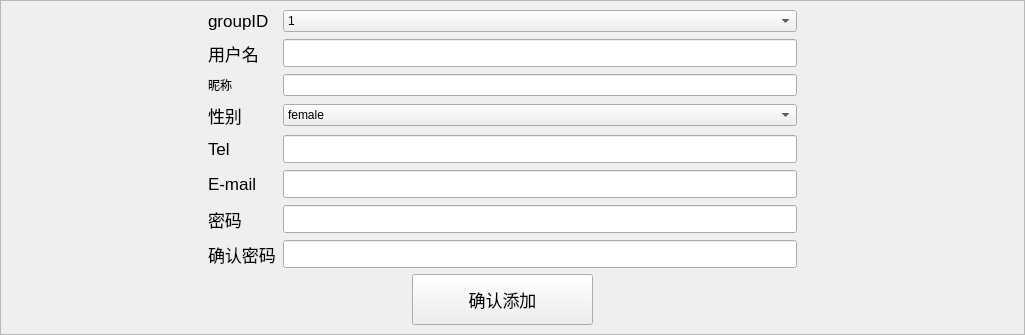
              <widget class="QWidget" name="page_13">
               <layout class="QGridLayout" name="gridLayout_40">
                <property name="leftMargin">
                 <number>0</number>
                </property>
                <property name="topMargin">
                 <number>0</number>
                </property>
                <property name="rightMargin">
                 <number>0</number>
                </property>
                <property name="bottomMargin">
                 <number>0</number>
                </property>
                <item row="0" column="0">
                 <widget class="QFrame" name="frame_7">
                  <property name="frameShape">
                   <enum>QFrame::StyledPanel</enum>
                  </property>
                  <property name="frameShadow">
                   <enum>QFrame::Raised</enum>
                  </property>
                  <layout class="QGridLayout" name="gridLayout_46">
                   <item row="0" column="1" rowspan="3" colspan="3">
                    <layout class="QGridLayout" name="gridLayout_41">
                     <property name="spacing">
                      <number>7</number>
                     </property>
                     <item row="0" column="0">
                      <widget class="QLabel" name="label_29">
                       <property name="font">
                        <font>
                         <pointsize>13</pointsize>
                        </font>
                       </property>
                       <property name="text">
                        <string>groupID</string>
                       </property>
                      </widget>
                     </item>
                     <item row="4" column="0">
                      <widget class="QLabel" name="label_32">
                       <property name="font">
                        <font>
                         <pointsize>13</pointsize>
                        </font>
                       </property>
                       <property name="text">
                        <string>Tel</string>
                       </property>
                      </widget>
                     </item>
                     <item row="1" column="0">
                      <widget class="QLabel" name="label_30">
                       <property name="font">
                        <font>
                         <pointsize>13</pointsize>
                        </font>
                       </property>
                       <property name="text">
                        <string>用户名</string>
                       </property>
                      </widget>
                     </item>
                     <item row="7" column="0">
                      <widget class="QLabel" name="label_35">
                       <property name="font">
                        <font>
                         <pointsize>13</pointsize>
                        </font>
                       </property>
                       <property name="text">
                        <string>确认密码</string>
                       </property>
                      </widget>
                     </item>
                     <item row="3" column="0">
                      <widget class="QLabel" name="label_31">
                       <property name="font">
                        <font>
                         <pointsize>13</pointsize>
                        </font>
                       </property>
                       <property name="text">
                        <string>性别</string>
                       </property>
                      </widget>
                     </item>
                     <item row="4" column="1">
                      <widget class="QLineEdit" name="tel_2">
                       <property name="font">
                        <font>
                         <pointsize>13</pointsize>
                        </font>
                       </property>
                      </widget>
                     </item>
                     <item row="5" column="1">
                      <widget class="QLineEdit" name="email_2">
                       <property name="font">
                        <font>
                         <pointsize>13</pointsize>
                        </font>
                       </property>
                      </widget>
                     </item>
                     <item row="5" column="0">
                      <widget class="QLabel" name="label_33">
                       <property name="font">
                        <font>
                         <pointsize>13</pointsize>
                        </font>
                       </property>
                       <property name="text">
                        <string>E-mail</string>
                       </property>
                      </widget>
                     </item>
                     <item row="6" column="1">
                      <widget class="QLineEdit" name="pwd">
                       <property name="font">
                        <font>
                         <pointsize>13</pointsize>
                        </font>
                       </property>
                       <property name="echoMode">
                        <enum>QLineEdit::Password</enum>
                       </property>
                      </widget>
                     </item>
                     <item row="7" column="1">
                      <widget class="QLineEdit" name="pwd2">
                       <property name="font">
                        <font>
                         <pointsize>13</pointsize>
                        </font>
                       </property>
                       <property name="echoMode">
                        <enum>QLineEdit::Password</enum>
                       </property>
                      </widget>
                     </item>
                     <item row="6" column="0">
                      <widget class="QLabel" name="label_34">
                       <property name="font">
                        <font>
                         <pointsize>13</pointsize>
                        </font>
                       </property>
                       <property name="text">
                        <string>密码</string>
                       </property>
                      </widget>
                     </item>
                     <item row="2" column="0">
                      <widget class="QLabel" name="label_37">
                       <property name="text">
                        <string>昵称</string>
                       </property>
                      </widget>
                     </item>
                     <item row="0" column="1">
                      <widget class="QComboBox" name="groupid">
                       <item>
                        <property name="text">
                         <string>1</string>
                        </property>
                       </item>
                       <item>
                        <property name="text">
                         <string>2</string>
                        </property>
                       </item>
                      </widget>
                     </item>
                     <item row="1" column="1">
                      <widget class="QLineEdit" name="username_0">
                       <property name="font">
                        <font>
                         <pointsize>13</pointsize>
                        </font>
                       </property>
                      </widget>
                     </item>
                     <item row="2" column="1">
                      <widget class="QLineEdit" name="name_2"/>
                     </item>
                     <item row="3" column="1">
                      <widget class="QComboBox" name="sex_2">
                       <item>
                        <property name="text">
                         <string>female</string>
                        </property>
                       </item>
                       <item>
                        <property name="text">
                         <string>male</string>
                        </property>
                       </item>
                       <item>
                        <property name="text">
                         <string>other</string>
                        </property>
                       </item>
                      </widget>
                     </item>
                    </layout>
                   </item>
                   <item row="0" column="4">
                    <spacer name="horizontalSpacer_9">
                     <property name="orientation">
                      <enum>Qt::Horizontal</enum>
                     </property>
                     <property name="sizeHint" stdset="0">
                      <size>
                       <width>218</width>
                       <height>20</height>
                      </size>
                     </property>
                    </spacer>
                   </item>
                   <item row="1" column="0">
                    <spacer name="horizontalSpacer_5">
                     <property name="orientation">
                      <enum>Qt::Horizontal</enum>
                     </property>
                     <property name="sizeHint" stdset="0">
                      <size>
                       <width>198</width>
                       <height>20</height>
                      </size>
                     </property>
                    </spacer>
                   </item>
                   <item row="2" column="0">
                    <spacer name="horizontalSpacer_27">
                     <property name="orientation">
                      <enum>Qt::Horizontal</enum>
                     </property>
                     <property name="sizeHint" stdset="0">
                      <size>
                       <width>195</width>
                       <height>20</height>
                      </size>
                     </property>
                    </spacer>
                   </item>
                   <item row="2" column="4">
                    <spacer name="horizontalSpacer_28">
                     <property name="orientation">
                      <enum>Qt::Horizontal</enum>
                     </property>
                     <property name="sizeHint" stdset="0">
                      <size>
                       <width>198</width>
                       <height>20</height>
                      </size>
                     </property>
                    </spacer>
                   </item>
                   <item row="3" column="1">
                    <spacer name="horizontalSpacer_7">
                     <property name="orientation">
                      <enum>Qt::Horizontal</enum>
                     </property>
                     <property name="sizeHint" stdset="0">
                      <size>
                       <width>198</width>
                       <height>20</height>
                      </size>
                     </property>
                    </spacer>
                   </item>
                   <item row="3" column="2">
                    <widget class="QPushButton" name="ngetnewr">
                     <property name="minimumSize">
                      <size>
                       <width>181</width>
                       <height>51</height>
                      </size>
                     </property>
                     <property name="maximumSize">
                      <size>
                       <width>181</width>
                       <height>51</height>
                      </size>
                     </property>
                     <property name="font">
                      <font>
                       <pointsize>13</pointsize>
                      </font>
                     </property>
                     <property name="text">
                      <string>确认添加</string>
                     </property>
                    </widget>
                   </item>
                   <item row="3" column="3">
                    <spacer name="horizontalSpacer_8">
                     <property name="orientation">
                      <enum>Qt::Horizontal</enum>
                     </property>
                     <property name="sizeHint" stdset="0">
                      <size>
                       <width>198</width>
                       <height>20</height>
                      </size>
                     </property>
                    </spacer>
                   </item>
                  </layout>
                 </widget>
                </item>
               </layout>
              </widget>
